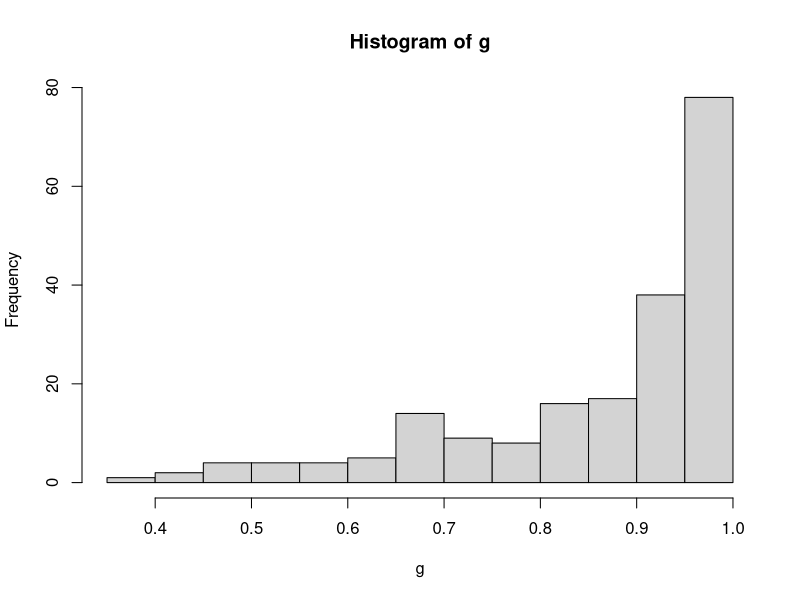
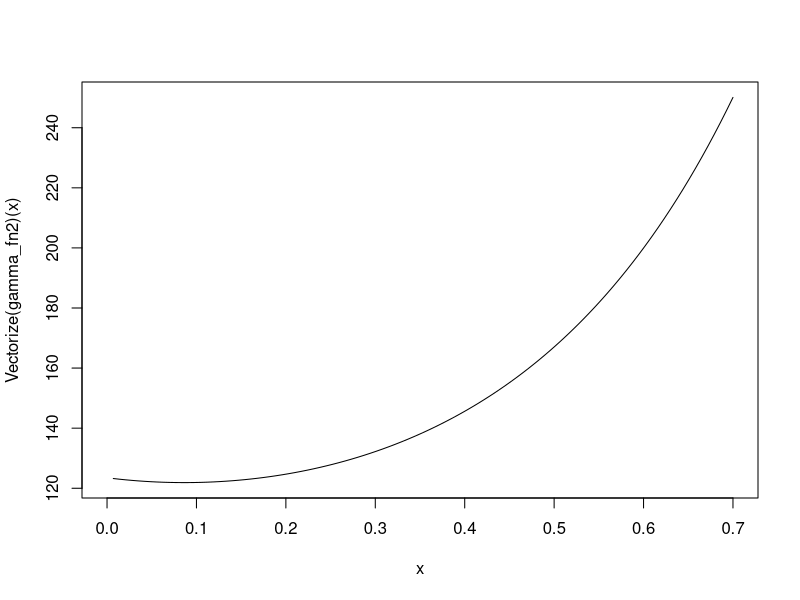

These figures' R source, in order:
library(tidyverse)
library(ggplot2)
library(MASS)
library(lattice)
library(scatterplot3d)
library(nleqslv)

rm(list = ls(all.names = TRUE))

# サンプルサイズ
n = 200

# シミュレーションの繰り返し数
kk_T <- 1000

# 共変量の分布の設定、乱数の発生
mu <- c(0,0,0,0)

## 相関パラメータ
rho <- 0
Sigma <- matrix(c(1,rho,rho,rho,
                  rho,1,rho,rho,
                  rho,rho,1,rho,
                  rho,rho,rho,1),4,4)

XX <- mvrnorm(n, mu, Sigma)

# 処置の分布の設定,生成
T_lm <- 0.2+XX[,1]+XX[,2]+XX[,3]+XX[,4]
p_T <- exp(T_lm)/(1+exp(T_lm))

TT <- rep(0,n)
for (i in 1:n) {
  TT[i] <- rbinom(1,size=1,prob=p_T[i])
}

# Potential outcomesの分布の設定
# アウトカムの回帰パラメータの設定
Y_lm1 <- 0.2+1+XX[,1]+XX[,2]; Y_lm0 <- 0.2+XX[,1]+XX[,2]
p_Y1 <- exp(Y_lm1)/(1+exp(Y_lm1)); p_Y0 <- exp(Y_lm0)/(1+exp(Y_lm0))

#　誤判別を含むアウトカムデータの生成
## Misclassified outcomesの割合の設定
pp01 <- 0.2; pp10 <- 0.2
YY1 <- YY1_t <- YY0 <- YY0_t <- YY <- YY_t <- rep(0,n);
for(i in 1:n){
  # potential outcomesの乱数の発生
  YY1[i] <- YY1_t[i] <-rbinom(1, size=1, prob=p_Y1[i])
  YY0[i] <- YY0_t[i] <- rbinom(1, size=1, prob=p_Y0[i])
  
  # 観測されるoutcome
  YY[i] <- TT[i]*YY1[i]+(1-TT[i])*YY0[i] #汚染あり
  YY_t[i] <- TT[i]*YY1_t[i]+(1-TT[i])*YY0_t[i] #なし
  
  # Misclassified outcomesの設定
  # if(YY1_t[i]==1){
  #   Mis_p <- rbinom(1,size=1,prob=pp01)
  #   if(Mis_p==1 & pp01_lm[i] < 0) YY1[i] <- 0
  # }
  if(YY_t[i]==1){
    Mis_p <- rbinom(1,size=1,prob=pp01)
    if(Mis_p==1) YY[i] <- 0
  }
  
  if(YY_t[i]==0){
    Mis_p <- rbinom(1,size=1,prob=pp10)
    if(Mis_p==1) YY[i] <- 1
  }
}

sum(YY == YY_t)

# 真の因果効果 (通常は推定不可能)
tau0 <- mean(YY1_t)-mean(YY0_t)
tau_naive <- mean(YY[TT==1])-mean(YY[TT==0])

# 傾向スコアの算出
ps_fit <- glm(TT~XX, family=binomial)$fit

# ZZ
ZZ <- XX[,1:2]
ZZ_tilde <- XX[,3:4]

####アウトカム回帰のみのモデル####

# 推定方程式
estimate_eq <- function(beta){
  beta_0 <- beta[1]
  beta_t <- beta[2]
  beta_z <- beta[3:4]
  
  or_ml <- beta_0 + TT*beta_t + ZZ%*%beta_z
  lp <- exp((gamma+1)*(or_ml))
  lq <- exp(YY*(gamma+1)*(or_ml))
  pi <- lp/(1+lp)
  g <- (lq/(1+lp))^(gamma/(1+gamma))
  w <- ifelse(TT==1, 1/ps_fit, 1/(1-ps_fit))
  
  return(c(t(w*g*(YY-pi))%*%rep(1,n), t(w*g*(YY-pi))%*%TT, t(w*g*(YY-pi))%*%ZZ))
}

# パラメータ推定 初期値：c(0,0,0,0)
estimate_pra_fn <- function(gamma){
  gamma <<- gamma
  beta_hat <- nleqslv(c(0,0,0,0), estimate_eq, method = "Newton")$x
  
  return(list(beta_hat=beta_hat, gamma=gamma))
}


## 重みのプロット
plot_fn <- function(beta,gamma,type="density"){
  beta_0 <- beta[1]
  beta_t <- beta[2]
  beta_z <- beta[3:4]
  
  or_ml <- beta_0 + TT*beta_t + ZZ%*%beta_z
  lp <- exp((gamma+1)*(or_ml))
  lq <- exp(YY*(gamma+1)*(or_ml))
  pi <- lp/(1+lp)
  g <- (lq/(1+lp))^(gamma/(1+gamma))
  
  if(type == "density"){
    plot(density(g))
  }else if(type == "hist"){
    hist(g)
  }else{
    print("error")
  }
}

## だいたい全体の何割のデータを使っているか？
propotion_fn <- function(beta,gamma){
  beta_0 <- beta[1]
  beta_t <- beta[2]
  beta_z <- beta[3:4]
  
  or_ml <- beta_0 + TT*beta_t + ZZ%*%beta_z
  lp <- exp((gamma+1)*(or_ml))
  lq <- exp(YY*(gamma+1)*(or_ml))
  pi <- lp/(1+lp)
  g <- (lq/(1+lp))^(gamma/(1+gamma))
  
  return(mean(g))
}

## 結果

gamma <- 0.3
beta_hat <- estimate_pra_fn(gamma)$beta_hat
print(beta_hat)
plot_fn(beta_hat, gamma, type = "hist")

propotion_fn(beta_hat, gamma)

# gamma <- 1
# beta_hat <- estimate_pra_fn(gamma)
# 
# beta_t <- beta_hat[2]

# 
# ガンマの選択について
# gamma_0 <- 0.1
# gamma <- 0.1
# 
# gamma_fn1 <- function(gamma){
#   beta_hat <- estimate_pra_fn(gamma)$beta_hat
# 
#   or_ml <- beta_hat[1] + TT*beta_hat[2] + ZZ%*%beta_hat[3:4]
#   lp <- exp(or_ml)
#   pi <- lp/(1+lp)
#   return(-sum(pi^(gamma_0+1)+(1-pi)^(gamma_0+1))^(1/(gamma_0+1)))
# }
# 
# gamma_hat <- optimise(gamma_fn1,c(0,1))$minimum
# 
# ## plot
# curve(Vectorize(gamma_fn1)(x), 0, 10)
# # plot(gamma_fn1, 0, 10)


# Sugasawa2021
DD <- function(expr, name, order = 1) {
  if(order < 1) stop("'order' must be >= 1")
  if(order == 1) D(expr, name)
  else DD(D(expr, name), name, order - 1)
}

f <- expression(pi^YY * (1-pi)^(1-YY))
DD(f, "YY", 2)   

gamma_fn2 <- function(gamma){
  
  beta_hat <- estimate_pra_fn(gamma)$beta_hat

  or_ml <- beta_hat[1] + TT*beta_hat[2] + ZZ%*%beta_hat[3:4]
  lp <- exp(or_ml)
  pi <- lp/(1+lp)
  
  C_gamma <- (pi^(1+gamma) + (1-pi)^(1+gamma))^(gamma/(gamma+1))
  
  f0 <- (pi^2/(1-pi))^gamma - (1-pi)^gamma
  f1 <- pi^gamma - ((1-pi)^2/pi)^gamma
  
  H_gamma <- ifelse(YY==0, f0*pi*log(pi/(1-pi))/(C_gamma*2*gamma), 
                    (1)*f1*(1-pi)*log(pi/(1-pi))/(C_gamma*2*gamma))

  return(sum(H_gamma))
}

## plot(gamma_fn2, 0, 10)
curve(Vectorize(gamma_fn2)(x), 0, 0.7)



gamma_hat <- optimise(gamma_fn2,c(0,2))$minimum


# 新たなガンマによる推定結果

beta_hat_gamma_hat <- estimate_pra_fn(gamma_hat)


# まとめた推定

## 最適化のための関数にパラメータを入れられない

gamma_0 <- 0.1
estimate_fn <- function(gamma_0){
  
  gamma_fn1 <- function(gamma){
    beta_hat <- estimate_pra_fn(gamma)$beta_hat
    
    or_ml <- beta_hat[1] + TT*beta_hat[2] + ZZ%*%beta_hat[3:4]
    lp <- exp(or_ml)
    pi <- lp/(1+lp)
    return(-sum(pi^(gamma_0+1)+(1-pi)^(gamma_0+1))^(1/(gamma_0+1)))
  }
  
  gamma_hat <- optimise(gamma_fn1,c(0,2.5))$minimum
  beta_hat_gamma <- estimate_pra_fn(gamma_hat)$beta_hat
  
  return(list(beta_hat_gamma=beta_hat_gamma, gamma_hat=gamma_hat))
}
